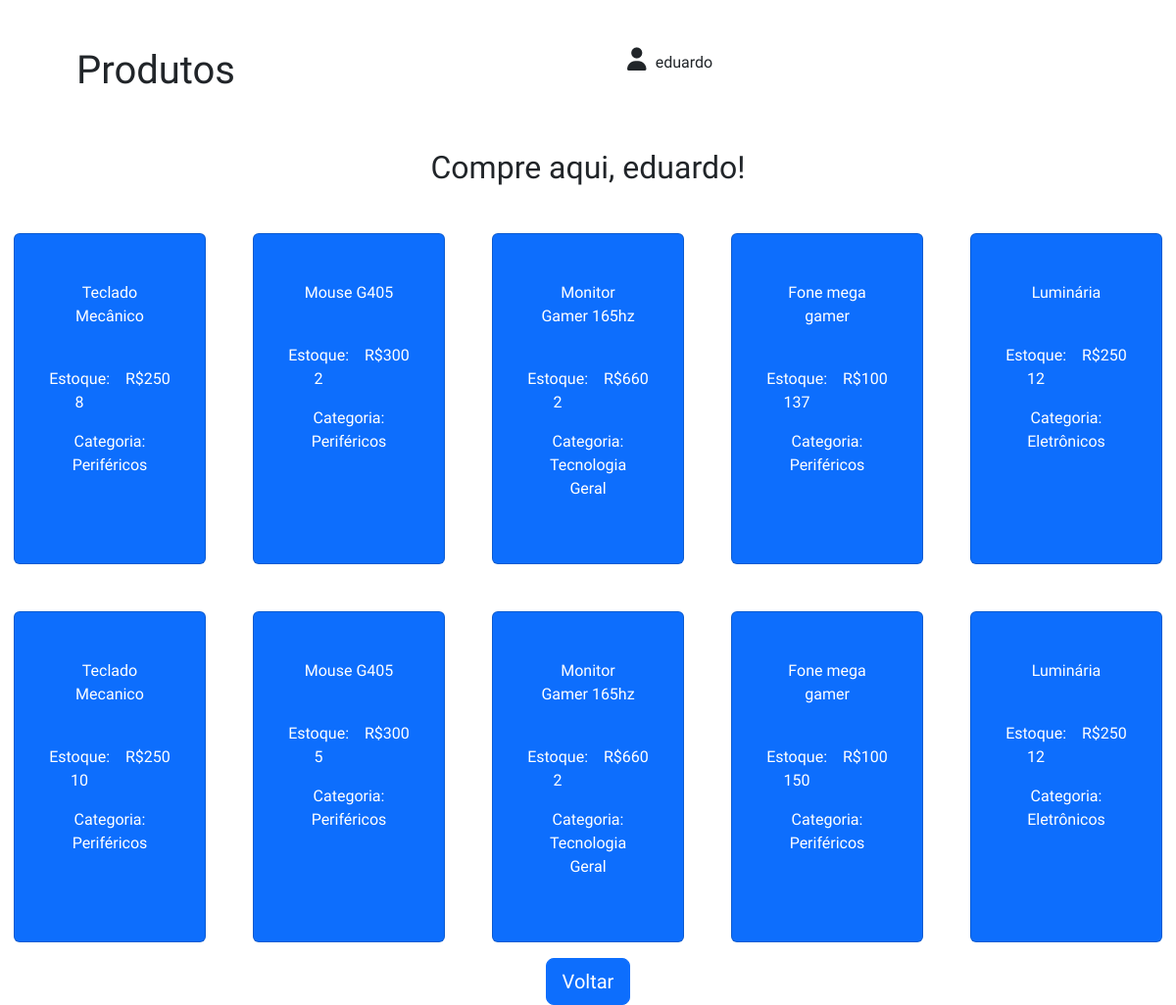
The app's page /produtos.php (signed in) with its own data.
### tables this page shows
CREATE TABLE `produtos` (
  `ID` int(11) NOT NULL,
  `nome` varchar(100) NOT NULL,
  `preco` int(11) NOT NULL,
  `estoque` int(11) NOT NULL,
  `categoria` varchar(50) DEFAULT NULL
);

### produtos.php (the view, shortened to what this page needs)
<?php
include 'connection.php';
$sql = "SELECT * from produtos";
$produtos = $conn->query($sql);
?>
<!DOCTYPE html>
<html lang="pt-BR">
<head>
    <link rel="stylesheet" href="https://cdnjs.cloudflare.com/ajax/libs/font-awesome/7.0.1/css/all.min.css">
    <link href="https://cdn.jsdelivr.net/npm/bootstrap@5.3.8/dist/css/bootstrap.min.css" rel="stylesheet">
    <link rel="stylesheet" href="style.css">
</head>
<body>
    <header class="container d-flex justify-content-between p-5 w-100 text-center ">
        <h1>Produtos</h1>
        <div class="container col-3">
            <i class="fa-solid fa-user"></i>
            <?= $_SESSION['usuario']['nome'] ?>
        </div>
    </header>
    <main>
        <div>
            <h2 class="text-center mb-5">Compre aqui, <?= $_SESSION['usuario']['nome'] ?>!</h2>
        </div>
        <div class="container-fluid d-flex flex-wrap gap-5 justify-content-center">
            <?php while ($produto = $produtos->fetch_assoc()) : ?>
                <div class="card rounded-2 col-2 bg-primary text-center fw-800 text-white p-5" onclick="location.href='produto.php/?id=<?= $produto['ID'] ?>'">
                    <p><?= $produto['nome'] ?></p>
                    <span class="d-flex gap-3 w-100 justify-content-center mt-4">
                        <p>Estoque: <?= $produto['estoque'] ?></p>
                        <p>R$<?= $produto['preco'] ?></p>
                    </span>
                    <p>Categoria: <?= $produto['categoria'] ?></p>
                </div>
            <?php endwhile; ?>
        </div>
        <div class="container-fluid d-flex justify-content-center mt-3">
            <button class="btn btn-primary btn-lg" onclick="location.href='index.php'">Voltar</button>
        </div>
    </main>
</body>
</html>

### style.css (style rules this page uses)
body { font-family: 'Google Sans' !important; }
i { font-size: 1.5rem; }
.card { cursor: pointer; }

### records on screen
produtos: nome "Teclado Mecânico", estoque "8", preco "250", categoria "Periféricos"
produtos: nome "Mouse G405", estoque "2", preco "300", categoria "Periféricos"
produtos: nome "Monitor Gamer 165hz", estoque "2", preco "660", categoria "Tecnologia Geral"
produtos: nome "Fone mega gamer", estoque "137", preco "100", categoria "Periféricos"
produtos: nome "Luminária", estoque "12", preco "250", categoria "Eletrônicos"
produtos: nome "Teclado Mecanico", estoque "10", preco "250", categoria "Periféricos"
produtos: nome "Mouse G405", estoque "5", preco "300", categoria "Periféricos"
produtos: nome "Monitor Gamer 165hz", estoque "2", preco "660", categoria "Tecnologia Geral"
produtos: nome "Fone mega gamer", estoque "150", preco "100", categoria "Periféricos"
produtos: nome "Luminária", estoque "12", preco "250", categoria "Eletrônicos"

### other values on screen
$_SESSION['usuario']['nome'] "eduardo"
